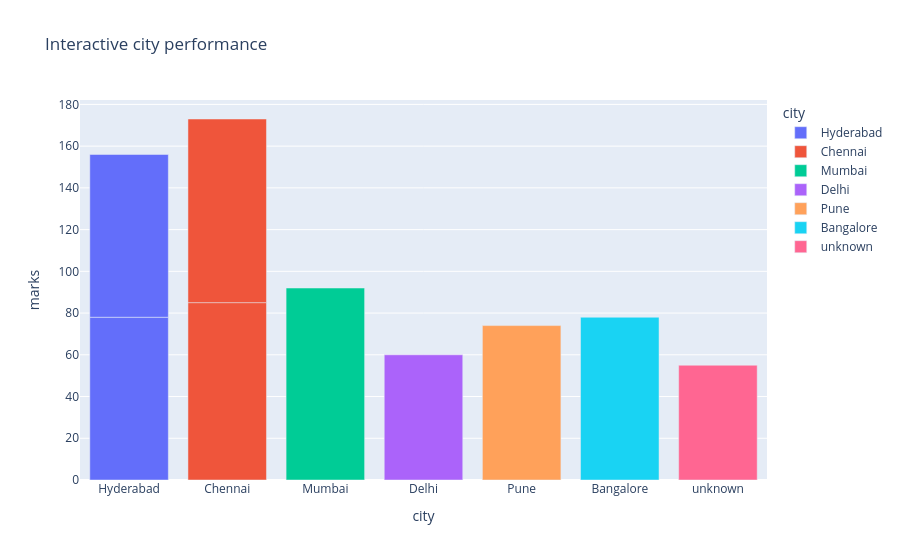

The notebook cell saved with this chart:
### Markdown cell above
# Save Plotly Chart as HTML

### Code cell
import plotly.express as px

fig = px.bar(
    df,
    x="city",
    y="marks",
    color="city",
    title="Interactive city performance"
)

fig.show()

fig.write_html("interactive.html")

### Figure 1 — Plotly figure (JSON) as saved in the notebook; plotly's stock layout.template omitted (floating-point values rounded to 4 significant figures)
{"data": [{"hovertemplate": "city=%{x}<br>marks=%{y}<extra></extra>", "legendgroup": "Hyderabad", "marker": {"color": "#636efa", "pattern": {"shape": ""}}, "name": "Hyderabad", "orientation": "v", "showlegend": true, "textposition": "auto", "type": "bar", "x": ["Hyderabad", "Hyderabad"], "xaxis": "x", "y": [78.0, 78.0], "yaxis": "y"}, {"hovertemplate": "city=%{x}<br>marks=%{y}<extra></extra>", "legendgroup": "Chennai", "marker": {"color": "#EF553B", "pattern": {"shape": ""}}, "name": "Chennai", "orientation": "v", "showlegend": true, "textposition": "auto", "type": "bar", "x": ["Chennai", "Chennai"], "xaxis": "x", "y": [85.0, 88.0], "yaxis": "y"}, {"hovertemplate": "city=%{x}<br>marks=%{y}<extra></extra>", "legendgroup": "Mumbai", "marker": {"color": "#00cc96", "pattern": {"shape": ""}}, "name": "Mumbai", "orientation": "v", "showlegend": true, "textposition": "auto", "type": "bar", "x": ["Mumbai"], "xaxis": "x", "y": [92.0], "yaxis": "y"}, {"hovertemplate": "city=%{x}<br>marks=%{y}<extra></extra>", "legendgroup": "Delhi", "marker": {"color": "#ab63fa", "pattern": {"shape": ""}}, "name": "Delhi", "orientation": "v", "showlegend": true, "textposition": "auto", "type": "bar", "x": ["Delhi"], "xaxis": "x", "y": [60.0], "yaxis": "y"}, {"hovertemplate": "city=%{x}<br>marks=%{y}<extra></extra>", "legendgroup": "Pune", "marker": {"color": "#FFA15A", "pattern": {"shape": ""}}, "name": "Pune", "orientation": "v", "showlegend": true, "textposition": "auto", "type": "bar", "x": ["Pune"], "xaxis": "x", "y": [74.0], "yaxis": "y"}, {"hovertemplate": "city=%{x}<br>marks=%{y}<extra></extra>", "legendgroup": "Bangalore", "marker": {"color": "#19d3f3", "pattern": {"shape": ""}}, "name": "Bangalore", "orientation": "v", "showlegend": true, "textposition": "auto", "type": "bar", "x": ["Bangalore"], "xaxis": "x", "y": [78.0], "yaxis": "y"}, {"hovertemplate": "city=%{x}<br>marks=%{y}<extra></extra>", "legendgroup": "unknown", "marker": {"color": "#FF6692", "pattern": {"shape": ""}}, "name": "unknown", "orientation": "v", "showlegend": true, "textposition": "auto", "type": "bar", "x": ["unknown"], "xaxis": "x", "y": [55.0], "yaxis": "y"}], "layout": {"barmode": "relative", "legend": {"title": {"text": "city"}, "tracegroupgap": 0}, "title": {"text": "Interactive city performance"}, "xaxis": {"anchor": "y", "categoryarray": ["Hyderabad", "Chennai", "Mumbai", "Delhi", "Pune", "Bangalore", "unknown"], "categoryorder": "array", "domain": [0, 1], "title": {"text": "city"}}, "yaxis": {"anchor": "x", "domain": [0, 1], "title": {"text": "marks"}}}}
